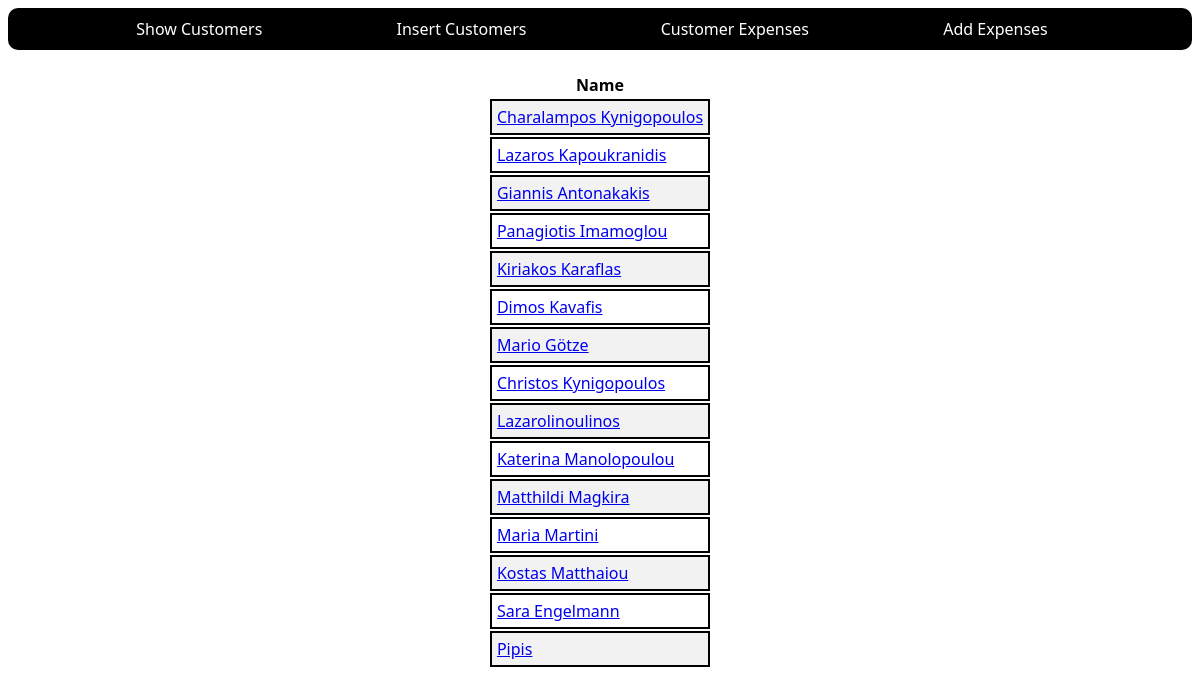
The page /expenses.php on the database as committed earlier.
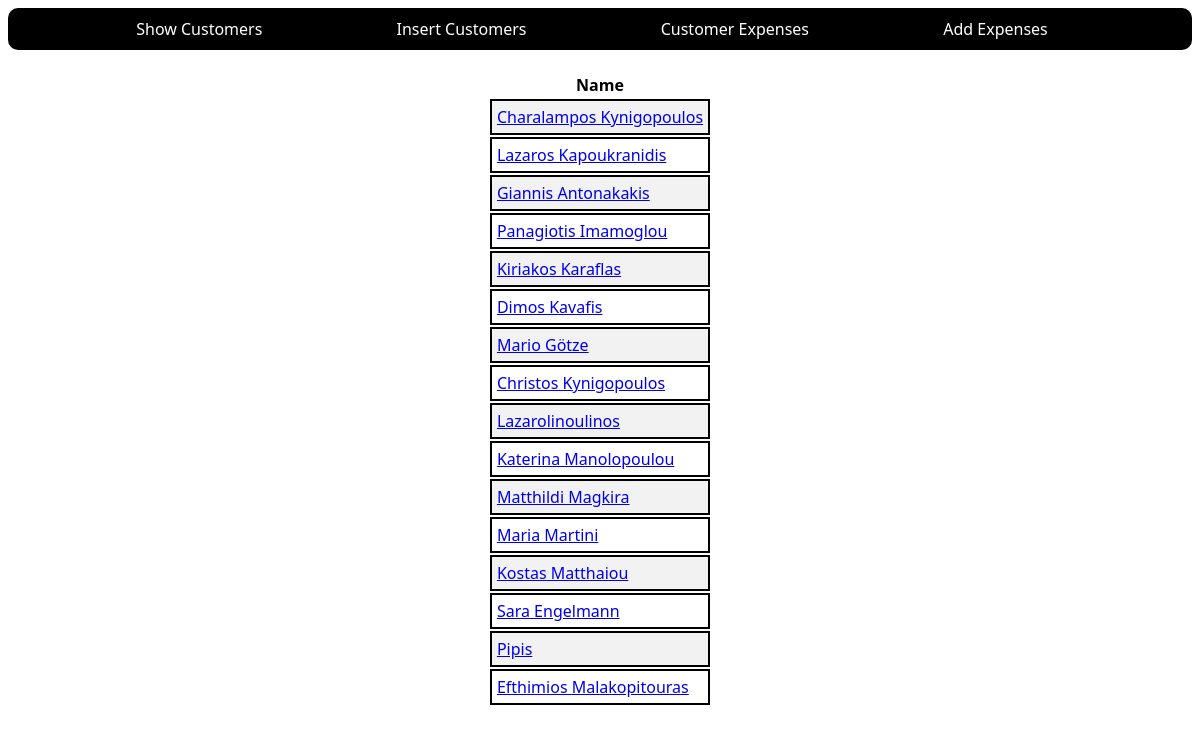
The same page on the database as committed later.
### tables this page shows
CREATE TABLE CUSTOMERS
(ID INT PRIMARY KEY     NOT NULL,
NAME           TEXT    NOT NULL,
AGE            INT     NOT NULL,
ADDRESS        CHAR(50),
SALARY         REAL);

### expenses.php (the view, shortened to what this page needs)
<!DOCTYPE html>
<html lang="en">
<head>
</head>
<body>
<div class="container">
            <li><a href="dashboard.php">Show Customers</a></li>
            <li><a href="newCustomer.php">Insert Customers</a></li>
            <li><a href="expenses.php">Customer Expenses</a></li>
            <li><a href="addExpenses.php">Add Expenses</a></li>
    </div>
</body>
</html>
<?php
$db = new Users();
$sql = "SELECT * FROM CUSTOMERS";
$result = $db->query($sql);
echo "<table>
<tr>
<th>Name</th>
";
while ($row = $result->fetchArray(SQLITE3_ASSOC)) {
    echo "<tr>";
    echo "<td><a href='customerExpenses.php?name=$row[NAME]'>" . $row['NAME'] . "</a></td>";
    echo "</tr>";
}
echo "</table>";
?>

Rows that differ between the two databases and show on the page:
added customers: NAME "Efthimios Malakopitouras"
